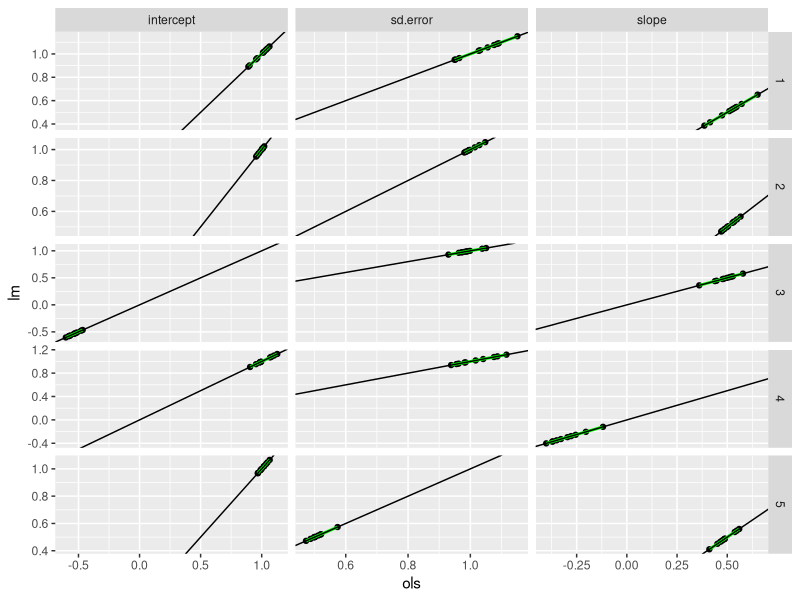
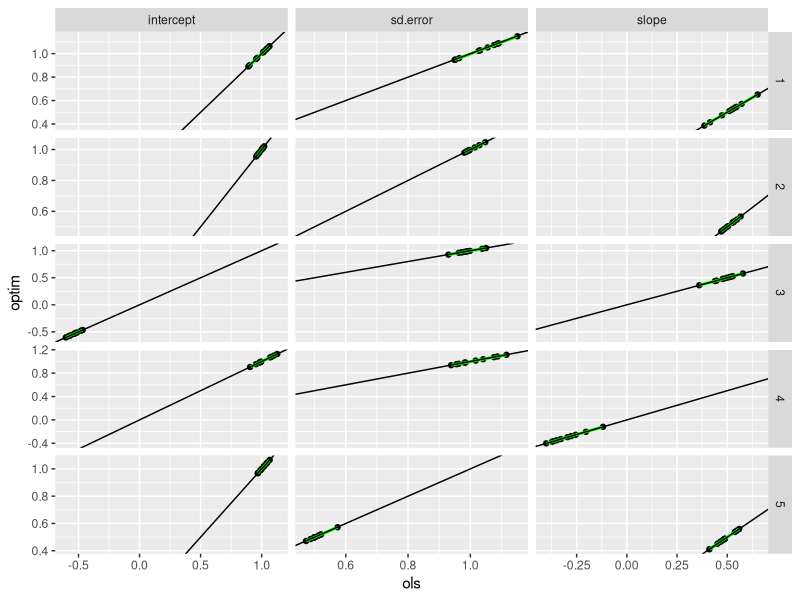
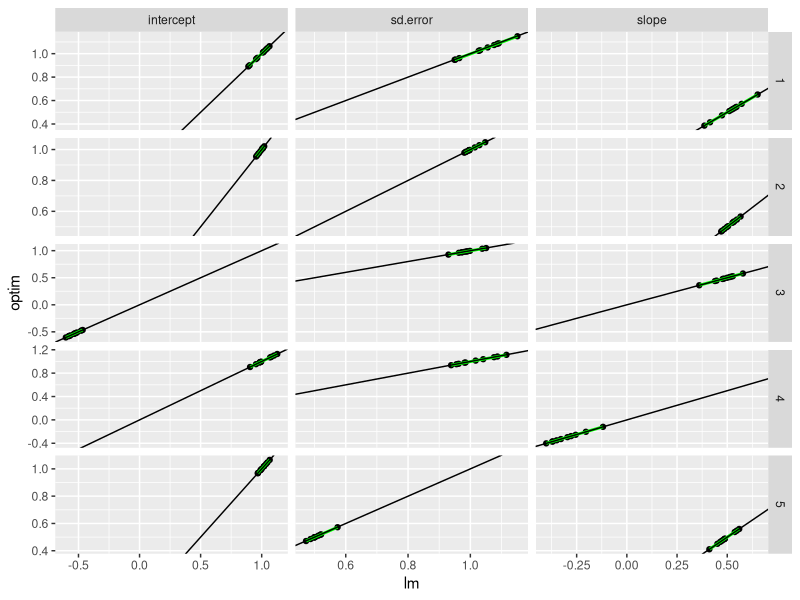
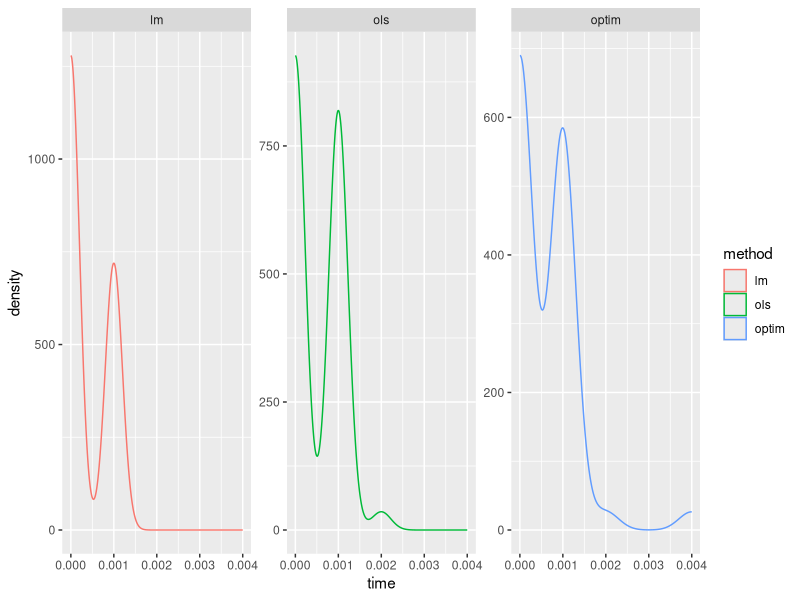
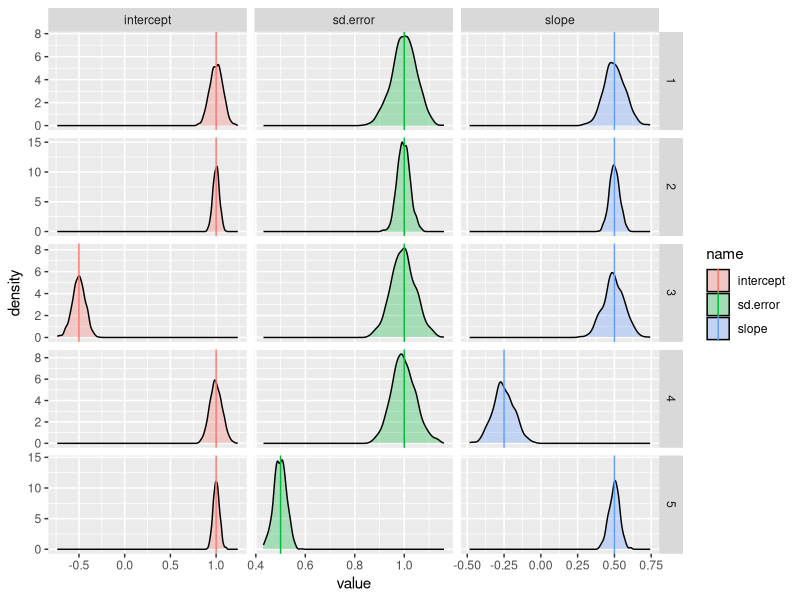
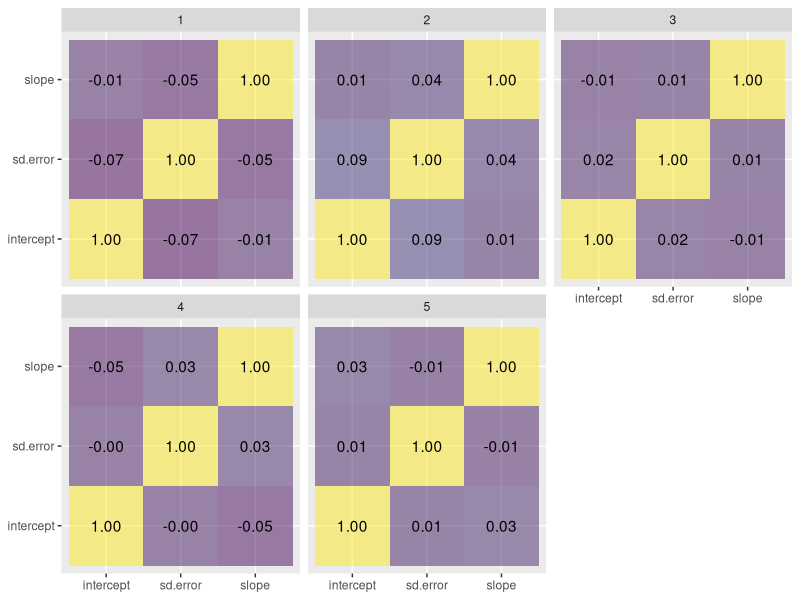

These figures' R source, in order:
## ---- chunk 1
library(tidyverse)
## ---- chunk 2
generate.data <- function(n, intercept, slope, sd.error) {
  x <- rnorm(n)
  y <- intercept + slope * x + sd.error * rnorm(n)
  data <- data.frame(
    n = n,
    intercept = intercept,
    slope = slope,
    sd.error = sd.error,
    x = x,
    y = y
  )
  return(data)
}
## ---- chunk 3
estimate.model.and.get.coefficients.ols <- function(data) {
  ptm <- proc.time()
  x <- data$x
  y <- data$y
  X <- cbind(1, x)
  XtX_inv <- solve(t(X) %*% X)
  beta_hat <- XtX_inv %*% t(X) %*% y
  sd <- sd(y - X %*% beta_hat)
  time <- proc.time() - ptm
  result <- c(
    intercept = beta_hat[[1]],
    slope = beta_hat[[2]],
    sd.error = sd,
    time = time[[3]]
  )
  return(result)
}
## ---- chunk 4
estimate.model.and.get.coefficients.lm <- function(data) {
  ptm <- proc.time()
  model <- lm(
    formula = y ~ 1 + x,
    data = data
  )
  time <- proc.time() - ptm
  result <- c(
    intercept = model$coefficients[[1]],
    slope = model$coefficients[[2]],
    sd.error = sd(model$residuals),
    time = time[[3]]
  )
  return(result)
}
## ---- chunk 5
estimate.model.and.get.coefficients.optim <- function(data) {
  ptm <- proc.time()
  x <- data$x
  y <- data$y
  model <- optim(
    par = c(0, 0, 0),
    fn = function(par) {
      sum(((par[[1]] + par[[2]] * x - y) / exp(par[[3]])) ^ 2 / 2 + par[[3]])
    }
  )
  time <- proc.time() - ptm
  result <- c(
    intercept = model$par[[1]],
    slope = model$par[[2]],
    sd.error = exp(model$par[[3]]),
    time = time[[3]]
  )
  return(result)
}
## ---- chunk 6
estimate.all.models.and.get.coefficients <- function(data) {
  result <- data.frame(
    method = c("ols", "lm", "optim"),
    rbind(
      estimate.model.and.get.coefficients.ols(data),
      estimate.model.and.get.coefficients.lm(data),
      estimate.model.and.get.coefficients.optim(data)
    )
  )
  return(result)
}
## ---- chunk 7
parameters <- tibble(
  parameter.set = seq(5),
  n = c(200, 800, 200, 200, 200),
  intercept = c(1, 1, -0.5, 1, 1),
  slope = c(0.5, 0.5, 0.5, -0.25, 0.5),
  sd.error = c(1, 1, 1, 1, 0.5)
)
parameters
## ---- chunk 8
estimated.parameters <- parameters %>%
  expand_grid(
    run = seq(10)
  ) %>%
  reframe(
    generate.data(
      n = n,
      intercept = intercept,
      slope = slope,
      sd.error = sd.error
    ) %>%
      estimate.all.models.and.get.coefficients(),
    .by = c(parameter.set, run)
  )
estimated.parameters
## ---- chunk 9
for (model.pairs in combn(unique(estimated.parameters$method), 2, simplify = FALSE)) {
  cat("\n\n## ", model.pairs[[1]], " vs ", model.pairs[[2]], " {.tabset .tabset-pills}\n")
  print(
    ggplot(
      mapping = aes(
        x = !!sym(model.pairs[[1]]),
        y = !!sym(model.pairs[[2]])
      ),
      data = estimated.parameters %>%
        filter(method %in% model.pairs) %>%
        select(-time) %>%
        pivot_longer(c("intercept", "slope", "sd.error")) %>%
        pivot_wider(names_from = "method"),
        alpha = 0.1
    ) +
      geom_point() +
      geom_smooth(
        formula = y ~ x,
        method = "lm",
        col = "green"
      ) +
      geom_abline(
        intercept = 0,
        slope = 1
      ) +
      facet_grid(
        cols = vars(name),
        rows = vars(parameter.set),
        scales = "free"
      )
  )
}
## ---- chunk 10
estimated.parameters %>%
  group_by(parameter.set, method) %>%
  summarise(
    time = mean(time),
    .groups = "drop"
  ) %>%
  pivot_wider(
    values_from = time,
    names_from = method
  )
## ---- chunk 11
ggplot() +
  geom_density(
    mapping = aes(
      x = time,
      col = method
    ),
    data = estimated.parameters
  ) +
  facet_wrap(
    facets = ~ method,
    scales = "free_y"
  )
## ---- chunk 12
estimated.parameters <- parameters %>%
  expand_grid(
    run = seq(1000)
  ) %>%
  reframe(
    generate.data(
      n = n,
      intercept = intercept,
      slope = slope,
      sd.error = sd.error
    ) %>%
      estimate.model.and.get.coefficients.lm() %>%
      as_tibble_row(),
    .by = c(parameter.set, run)
  )
estimated.parameters
## ---- chunk 13
ggplot() +
  geom_density(
    mapping = aes(
      x = value,
      fill = name
    ),
    data = estimated.parameters %>%
      pivot_longer(
        cols = c("intercept", "slope", "sd.error")
      ),
    alpha = 0.3
  ) +
  geom_vline(
    mapping = aes(
      xintercept = value,
      col = name
    ),
    data = parameters %>%
      pivot_longer(
        cols = c("intercept", "slope", "sd.error")
      )
  ) +
  facet_grid(
    cols = vars(name),
    rows = vars(parameter.set),
    scales = "free"
  )
## ---- chunk 14
ggplot(
  mapping = aes(
    x = parameter.1,
    y = parameter.2,
    fill = correlation,
    label = sprintf("%.2f", correlation)
  ),
  data = estimated.parameters %>%
    group_by(parameter.set) %>%
    reframe(
      expand_grid(
        parameter.1 = c("intercept", "slope", "sd.error"),
        parameter.2 = c("intercept", "slope", "sd.error")
      ),
      correlation = c(cor(data.frame(intercept, slope, sd.error)))
    )
) +
  geom_tile(alpha = 0.5) +
  geom_text() +
  scale_fill_viridis_c() +
  guides(fill = "none") +
  labs(
    x = NULL,
    y = NULL
  ) +
  facet_wrap(
    facets = vars(parameter.set)
  )
